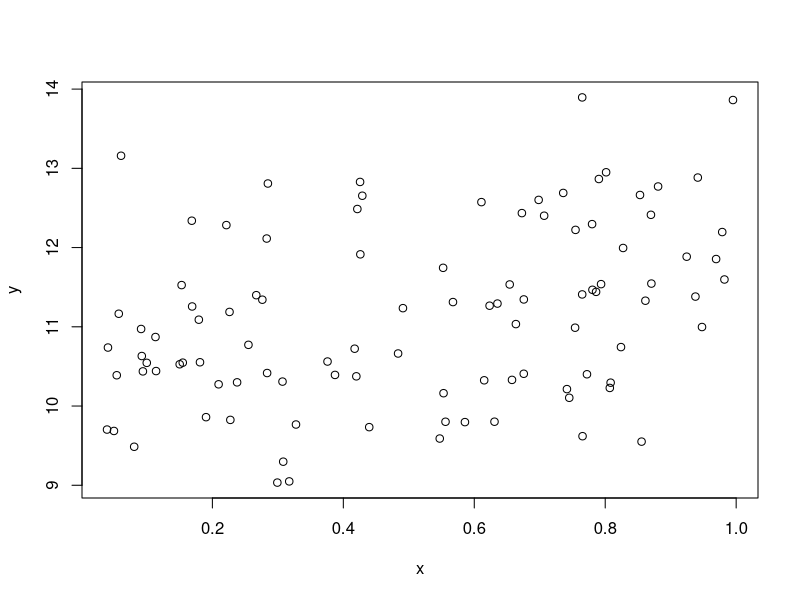
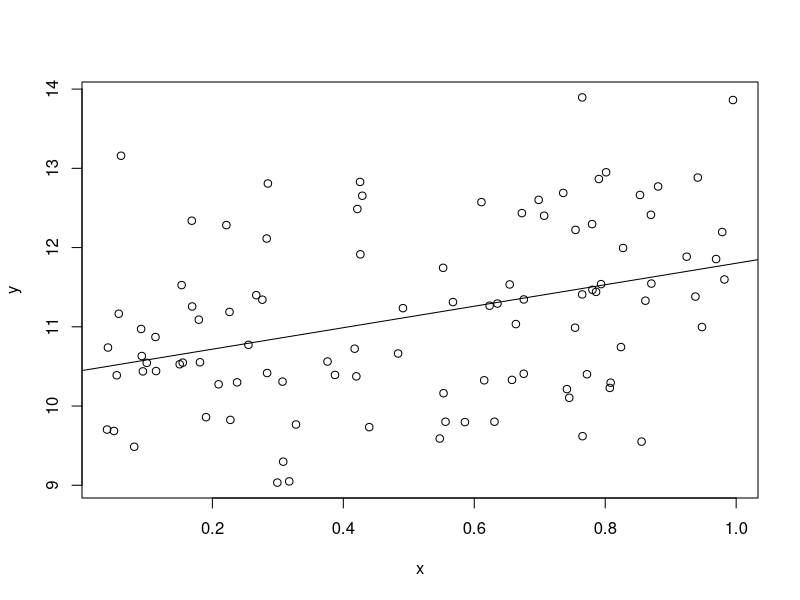
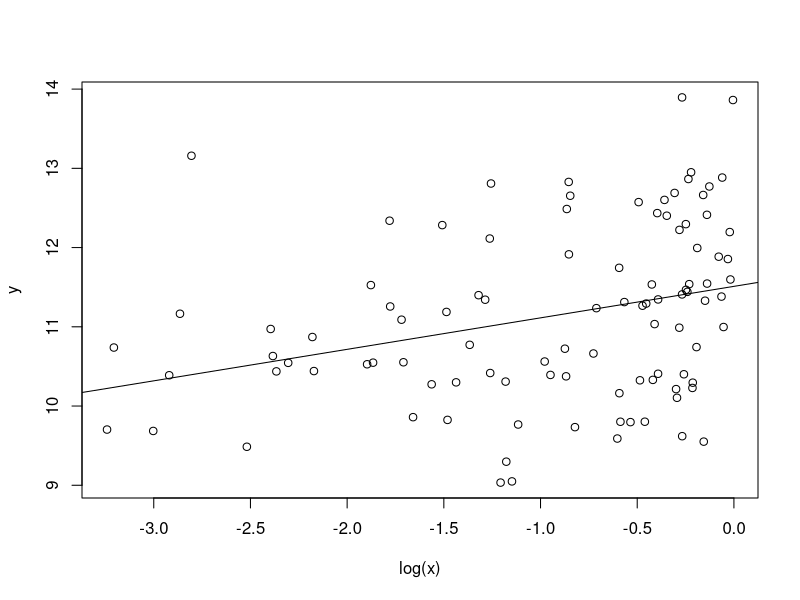
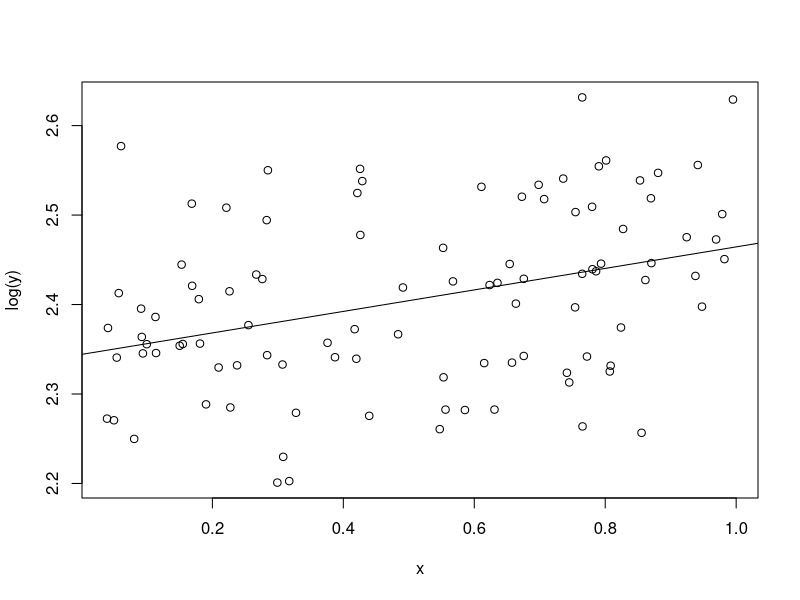
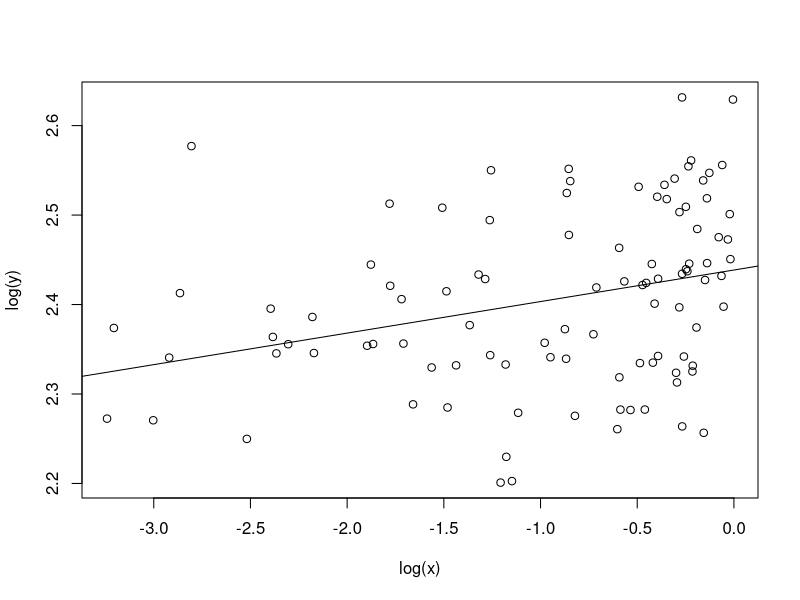
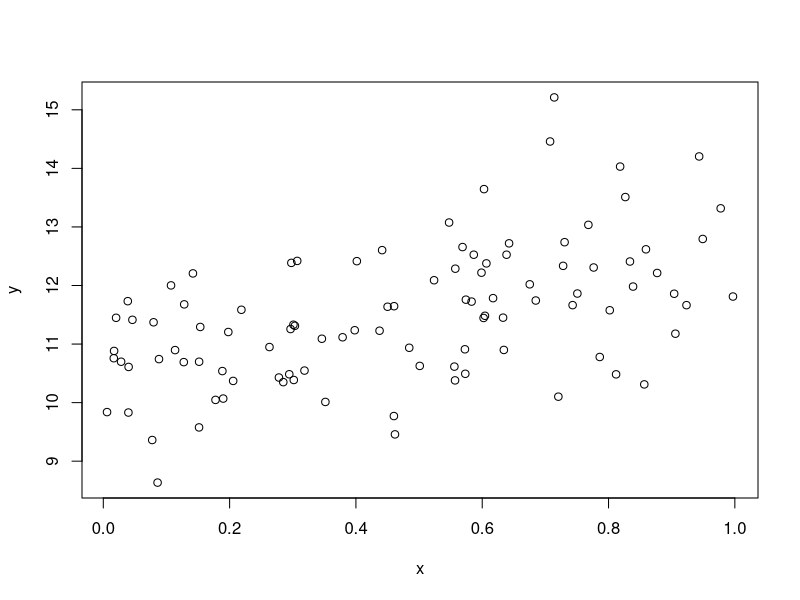

Write the R code that produced these figures, in order.
## ---- chunk 1
knitr::opts_chunk$set(echo = TRUE, collapse=TRUE)
## ---- chunk 2
library(AER)
## ---- chunk 3
N <- 100
x <- runif(N)
y <- 10 + 2*x + rnorm(N)
df <- data.frame(x,y)
## ---- chunk 4
plot(y~x)
## ---- chunk 5
fm <- lm(y ~ x, data=df)
## ---- chunk 6
typeof(fm)
names(fm)
## ---- chunk 7
coef(fm)
# coefficients(fm)
## ---- chunk 8
with(df, cov(x,y)/var(x))
## ---- chunk 9
plot(y~x,data=df)
abline(fm)
## ---- chunk 10
head(resid(fm))
# residuals(fm)
# with(fm, residuals)
## ---- chunk 11
head(fitted(fm))
# fitted.values(fm)
# with(fm, fitted.values)
## ---- chunk 12
mean(fitted(fm))
mean(df$y)
## ---- chunk 13
deviance(fm)
sum(resid(fm)^2)
## ---- chunk 14
sum((df$y-mean(df$y))^2)
sum((fitted(fm)-mean(df$y))^2)+deviance(fm)
## ---- chunk 15
summary(fm)
## ---- chunk 16
typeof(summary(fm))
names(summary(fm))
## ---- chunk 17
coef(summary(fm))
# coefficients(summary(fm))
## ---- chunk 18
with(summary(fm),sigma)
sqrt(deviance(fm)/df.residual(fm))
## ---- chunk 19
with(summary(fm),r.squared)
1-deviance(fm)/with(df, sum((y-mean(y))^2))
## ---- chunk 20
with(summary(fm),adj.r.squared)
1-(deviance(fm)/df.residual(fm))/with(df, sum((y-mean(y))^2/(nrow(df)-1)))
## ---- chunk 21
fm <- lm(y~log(x),data=df)
summary(fm)
## ---- chunk 22
plot(y~log(x),data=df)
abline(fm)
## ---- chunk 23
fm <- lm(log(y)~x,data=df)
summary(fm)
## ---- chunk 24
plot(log(y)~x,data=df)
abline(fm)
## ---- chunk 25
fm <- lm(log(y)~log(x),data=df)
summary(fm)
## ---- chunk 26
plot(log(y)~log(x),data=df)
abline(fm)
## ---- chunk 27
fm <- lm(y~x-1,data=df)
summary(fm)
## ---- chunk 28
fm <- lm(y~x+0,data=df)
summary(fm)
## ---- chunk 29
N <- 100
x<-runif(N)
w<-sample(c("H","T"),N,replace=TRUE)
y <- 10 + 2*x + ifelse(w=="H",1,0) + rnorm(N)
df <- data.frame(w,x,y)
## ---- chunk 30
plot(y~x)
## ---- chunk 31
fm <- lm(y~x+w,data=df)
summary(fm)
## ---- chunk 32
fm <- lm(y~x+I(x^2),data=df)
summary(fm)
## ---- chunk 33
fm<-lm(y~x+w+x:w,data=df)
summary(fm)
## ---- chunk 34
fm <- lm(y~x*w,data=df)
summary(fm)
## ---- chunk 35
fm0 <- lm(y~x,data=df)
fm1 <- lm(y~x*w,data=df)
dof <- fm1$df
q <- fm0$df-dof
SSR0 <- deviance(fm0)
SSR <- deviance(fm1)
(F <- ((SSR0-SSR)/q)/(SSR/dof))
## ---- chunk 36
1-pf(F,df1=q,df2=dof)
## ---- chunk 37
anova(fm0,fm1)
## ---- chunk 38
anova(fm1,fm0)
